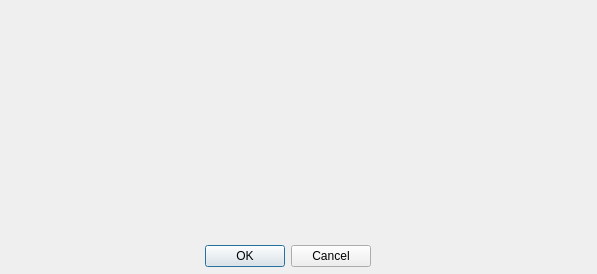
<?xml version="1.0" encoding="UTF-8"?>
<ui version="4.0">
 <class>Dialog</class>
 <widget class="QDialog" name="Dialog">
  <property name="geometry">
   <rect>
    <x>0</x>
    <y>0</y>
    <width>597</width>
    <height>274</height>
   </rect>
  </property>
  <property name="windowTitle">
   <string>Dialog</string>
  </property>
  <widget class="QDialogButtonBox" name="buttonBox">
   <property name="geometry">
    <rect>
     <x>30</x>
     <y>240</y>
     <width>341</width>
     <height>32</height>
    </rect>
   </property>
   <property name="orientation">
    <enum>Qt::Horizontal</enum>
   </property>
   <property name="standardButtons">
    <set>QDialogButtonBox::Cancel|QDialogButtonBox::Ok</set>
   </property>
  </widget>
 </widget>
 <resources/>
 <connections>
  <connection>
   <sender>buttonBox</sender>
   <signal>accepted()</signal>
   <receiver>Dialog</receiver>
   <slot>accept()</slot>
   <hints>
    <hint type="sourcelabel">
     <x>248</x>
     <y>254</y>
    </hint>
    <hint type="destinationlabel">
     <x>157</x>
     <y>274</y>
    </hint>
   </hints>
  </connection>
  <connection>
   <sender>buttonBox</sender>
   <signal>rejected()</signal>
   <receiver>Dialog</receiver>
   <slot>reject()</slot>
   <hints>
    <hint type="sourcelabel">
     <x>316</x>
     <y>260</y>
    </hint>
    <hint type="destinationlabel">
     <x>286</x>
     <y>274</y>
    </hint>
   </hints>
  </connection>
 </connections>
</ui>
